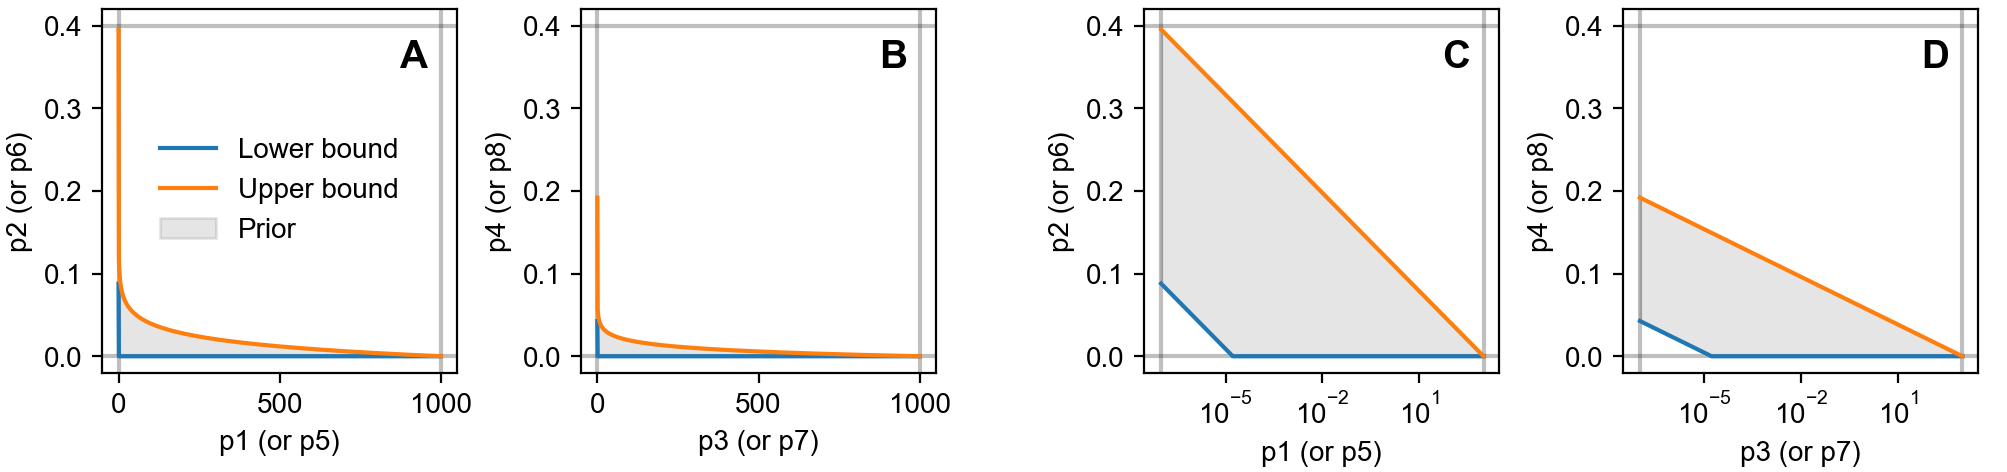

The Python source for this figure:
#!/usr/bin/env python3
#
# Figure: Prior
#
from __future__ import division
from __future__ import print_function
import os
import sys
import numpy as np
import matplotlib
import matplotlib.pyplot as plt
from matplotlib.gridspec import GridSpec
from matplotlib.gridspec import GridSpecFromSubplotSpec as SubGridSpec


# Load project modules
sys.path.append(os.path.abspath(os.path.join('..', '..', 'python')))
import plots


# Filename
base = os.path.splitext(os.path.basename(__file__))[0]

# Set font
font = {'family': 'arial', 'size': 10}
matplotlib.rc('font', **font)

# Matplotlib figure sizes are in inches
def mm(*size):
    return tuple(x / 25.4 * 1.5 for x in size)

# Create figure
fig = plt.figure(figsize=mm(170, 40), dpi=200)
grid = GridSpec(1, 2, wspace=0.25)
g1 = SubGridSpec(1, 2, subplot_spec=grid[0, 0], wspace=0.35)
g2 = SubGridSpec(1, 2, subplot_spec=grid[0, 1], wspace=0.35)

# Linear plots
ax0 = fig.add_subplot(g1[0, 0])
ax0.set_xlabel('p1 (or p5)')
ax0.set_ylabel('p2 (or p6)')
plots.prior12(ax0, False)
ax0.legend(loc='center', frameon=False)

ax1 = fig.add_subplot(g1[0, 1])
ax1.set_xlabel('p3 (or p7)')
ax1.set_ylabel('p4 (or p8)')
plots.prior34(ax1, False)

# Log plots
ax2 = fig.add_subplot(g2[0, 0])
ax2.set_xlabel('p1 (or p5)')
ax2.set_ylabel('p2 (or p6)')
plots.prior12(ax2, True)

ax3 = fig.add_subplot(g2[0, 1])
ax3.set_xlabel('p3 (or p7)')
ax3.set_ylabel('p4 (or p8)')
plots.prior34(ax3, True)

font = {'weight': 'bold', 'fontsize': 14}
ax0.text(0.84, 0.84, 'A', font, transform=ax0.transAxes)
ax1.text(0.84, 0.84, 'B', font, transform=ax1.transAxes)
ax2.text(0.84, 0.84, 'C', font, transform=ax2.transAxes)
ax3.text(0.84, 0.84, 'D', font, transform=ax3.transAxes)


# Finalise
fig.subplots_adjust(0.051, 0.21, 0.985, 0.98)
fig.savefig(base + '.pdf')
fig.savefig(base + '.png')

#plt.show()
